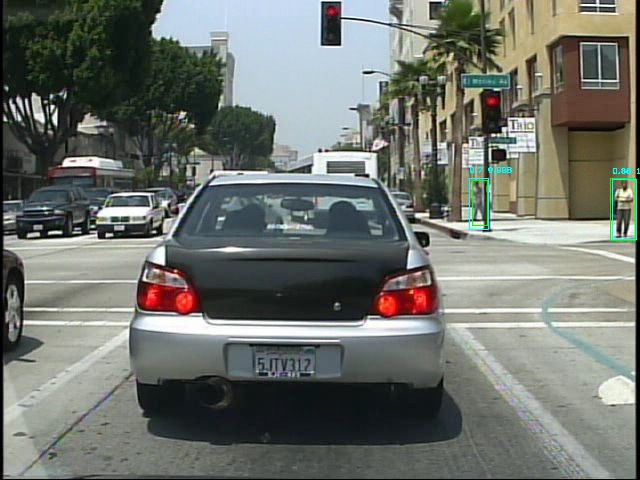
#> input picture some_learn/inter_learn/set06_V001_I00059.jpg, 640 x 480 px, found by its file name
$ python 1.py
#> lines starting #> are read from the running program, lines starting #| are printed output that depends on the picture
# -*- coding: utf-8 -*-
# @Time    : 18-9-17 下午4:40
# @Author  : unicoe
# @Email   : unicoe@163.com
# @File    : 1.py
# @Software: PyCharm Community Edition
# coding=utf-8

import cv2
"""
INTER_NEAREST | 最近邻插值
INTER_LINEAR | 双线性插值（默认设置）
INTER_AREA |  使用像素区域关系进行重采样
INTER_CUBIC  | 4x4像素邻域的双三次插值
INTER_LANCZOS4 |  8x8像素邻域的Lanczos插值
"""

if __name__ == '__main__':
    img = cv2.imread("/home/user/PycharmProjects/inter_learn/set06_V001_I00059.jpg")
#> img is the input picture: shape (480, 640, 3); mean B, G, R 109, 115.3, 111.3
    height, width = img.shape[:2]
#> height = 480; width = 640

    # 缩小图像
    size = (int(width*0.8), int(height*0.7))
#> size = (512, 336)
    shrink_NEAREST = cv2.resize(img, size, interpolation=cv2.INTER_NEAREST)
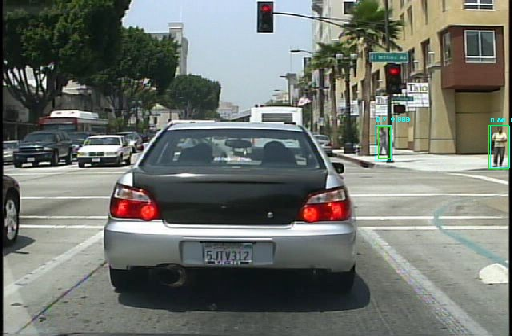
#> shrink_NEAREST: shape (336, 512, 3); mean B, G, R 109.2, 115.5, 111.4
    shrink_LINEAR = cv2.resize(img, size, interpolation=cv2.INTER_LINEAR)
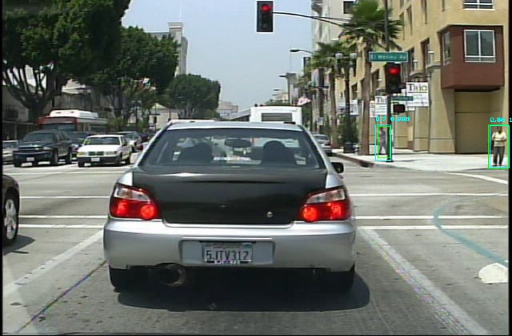
#> shrink_LINEAR: shape (336, 512, 3); mean B, G, R 108.9, 115.2, 111.2
    shrink_AREA = cv2.resize(img, size, interpolation=cv2.INTER_AREA)
    shrink_CUBIC = cv2.resize(img, size, interpolation=cv2.INTER_CUBIC)
    shrink_LANCZOS4 = cv2.resize(img, size, interpolation=cv2.INTER_LANCZOS4)

    # 放大图像
    fx = 2
    fy = 2
    enlarge_NEAREST = cv2.resize(img, (0, 0), fx=fx, fy=fy, interpolation=cv2.INTER_NEAREST)
    enlarge_LINEAR = cv2.resize(img, (0, 0), fx=fx, fy=fy, interpolation=cv2.INTER_LINEAR)
    enlarge_AREA = cv2.resize(img, (0, 0), fx=fx, fy=fy, interpolation=cv2.INTER_AREA)
    enlarge_CUBIC = cv2.resize(img, (0, 0), fx=fx, fy=fy, interpolation=cv2.INTER_CUBIC)
    enlarge_LANCZOS4 = cv2.resize(img, (0, 0), fx=fx, fy=fy, interpolation=cv2.INTER_LANCZOS4)

    # 保存图像
    cv2.imwrite("shrink_NEAREST.jpg", shrink_NEAREST)
    cv2.imwrite("shrink_LINEAR.jpg", shrink_LINEAR)
    cv2.imwrite("shrink_AREA.jpg", shrink_AREA)
    cv2.imwrite("shrink_CUBIC.jpg", shrink_CUBIC)
    cv2.imwrite("shrink_LANCZOS4.jpg", shrink_LANCZOS4)

    cv2.imwrite("enlarge_NEAREST.jpg", enlarge_NEAREST)
    cv2.imwrite("enlarge_LINEAR.jpg", enlarge_LINEAR)
    cv2.imwrite("enlarge_AREA.jpg", enlarge_AREA)
    cv2.imwrite("enlarge_CUBIC.jpg", enlarge_CUBIC)
    cv2.imwrite("enlarge_LANCZOS4.jpg", enlarge_LANCZOS4)
